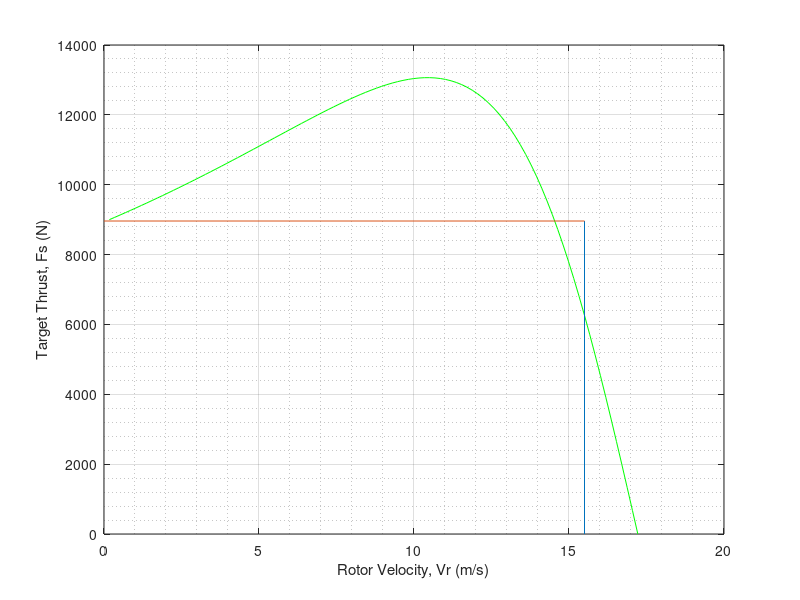
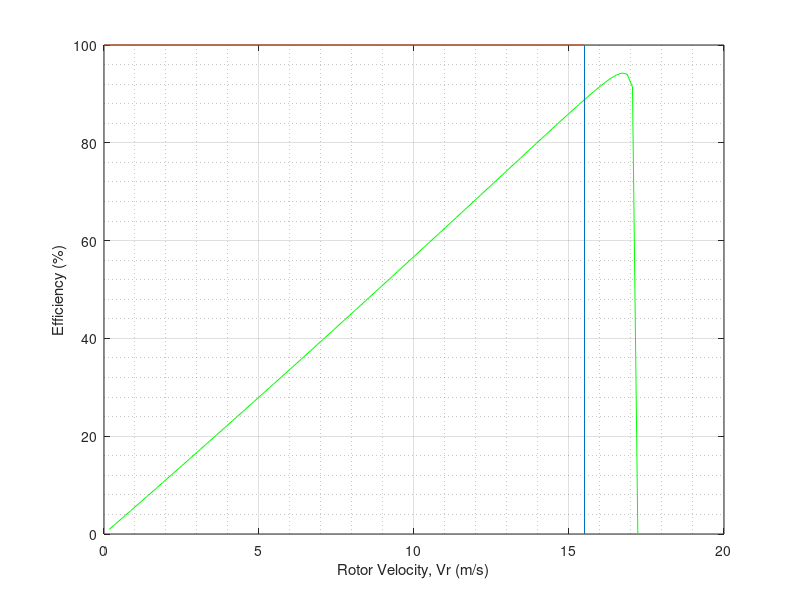

Source code (MATLAB) for these figures, in order:
% SLIM Design Using a Matlab Program
clear all;
clc;

%% Assign necessary constants and parameters
% d = input('Enter Aluminum thickness (in meters) = ');
% m = input('Enter the number of phases = ');
% Vline = input('Enter the primary line to line voltage = ');
% V1 = Vline/sqrt(3);
% f = input('Enter the supply frequency = ');
% p = input('Enter the number of poles = ');
% q1=input('Enter the number of slots per pole per phase= ');
% Srated = input('Enter the rated slip = ');
% Ws = input('Enter the width of the stator = ');

% % Data from the PCP design procedure
% Fsprime = input('Enter the target thrust = ');
% Vr= input('Enter rated rotor velocity = ');       % changed Vcrated to Vr

% d = 0.0105          % Aluminum thickness (m)
% m = 3               % number of phases
% Vline = 75          % primary line to line voltage (V)
% V1 = Vline/sqrt(3)  % 
% f = 400             % supply frequency (Hz)
% p = 6               % number of poles
% q1 = 2              % number of slots per pole per phase
% Srated = 0.05       % rated slip
% Ws = 0.038          % width of the stator (m)
% Fsprime = 800       % target thrust (N)
% Vr = 120       % rated rotor velocity (m/s)

% % Values as per Table 4-2
% d = 0.003           % Aluminum thickness (m)
% m = 3               % Number of phases
% Vline = 480         % Primary line to line voltage (V)
% V1 = Vline/sqrt(3) 	% 
% f = 60              % Supply frequency (Hz)
% p = 4               % Number of poles
% q1 = 1              % Number of slots per pole per phase
% Srated = 0.05       % Rated slip
% Ws = 3.1416         % Width of the stator (m)
% Fsprime = 8171      % Target thrust (N)
% Vr = 15.5      % Rated rotor velocity (m/s)

%% Values as per Table 4-8: SLIM at 10% slip and target thrust of 8611 N

designno = 1;

switch designno
    
    case 1 % Design case 1
        
        % Assign necessary constants and parameters
        mu0 = 4*pi*10^-7    % Permeability of free-space    **GOOD**
        rhow = 19.27*10^-9  % Copper volume resistivity
        rhor = 28.85*10^-9  % Capsule conductor volume resistivity
        btmax = 1.6         % Maximum allowable flux density in tooth (T)
        bymax = 1.3         % Maximum allowable flux density in yoke (T)
%         bymax = 1.9         % Maximum allowable flux density in yoke (T)
        J1 = 6*10^6      % Stator current density (A/m^2)
%         J1 = 2.91*10^6      % Stator current density (A/m^2)
        
        d = 0.003           % Aluminum thickness (m)
        m = 3               % Number of phases	**GOOD**
        Vline = 480         % Primary line to line voltage (V)
        V1 = Vline/sqrt(3) 	% 
        f = 60              % Supply frequency (Hz)
        p = 4               % Number of poles
        q1 = 1              % Number of slots per pole per phase	**GOOD**
        Ws = 3.1416         % Width of the stator (m)	**GOOD**
        
        Srated = 0.10       % Rated slip	**GOOD**
        Fsprime = 8611      % Target thrust (N)	**GOOD**
        Vr = 15.5      % Rated rotor velocity (m/s)
        
        % Data from the PCP design procedure
        Vs = Vr/(1 - Srated)    % Sychronous velocity (m/s)	**GOOD**
        tau = Vs/(2*f)              % Pole pitch	**GOOD**
        lambda = tau/(m*q1)         % Slot pitch    **GOOD**
        Ls = p*tau                  % Stator Length	**GOOD**
        
    case 2

end


for i = 1:30
    
    N1 = p*q1*i;
    ncos0 = 0.2;
    ncos1(i) = 1;
    
    while abs(ncos0 - ncos1(i)) > 0.0001

        I1prime = (Fsprime*Vr)/(m*V1*ncos0);
        Aw = I1prime/J1;
        As = (10*i*Aw)/7;
        ws = lambda/2;
        wt = ws;
        hs = As/ws;
        gm = 0.01;      % Physical air gap
        go = gm + d;
        gamma = (4/pi)*(((ws/(2*go))*atan(ws/(2*go))) - log(sqrt(1 + ((ws/(2*go))^2))));
        kc = lambda/(lambda - gamma*go);
        ge = kc*go;
        kw = sin(pi/(2*m))/(q1*sin(pi/(2*m*q1)));
        G = 2*mu0*f*tau^2/(pi*(rhor/d)*ge);
        a = pi/2;
        ae = a + ge/2;
        Lce = tau;
        beta1 = 1;
        lamda_s = (hs*(1+3*beta1))/(12*ws);
        lamda_e = (0.3*(3*beta1-1)); 
        lamda_d = 5*(ge/ws)/(5 + 4*(go/ws));

        %Equivalent Circuit Components
        R1(i) = rhow*(4*a + 2*Lce)*J1*N1/I1prime;
        a1(i) = lamda_s*(1 + 3/p) + lamda_d;
        b1(i) = lamda_e*Lce;
        X1(i) = 8*mu0*pi*f*((a1(i)*2*a/q1) + b1(i))*N1^2/p;
        Xm(i) = (48*mu0*pi*f*ae*kw*N1^2*tau)/(pi^2*p*ge);
        R2(i) = Xm(i)/G;

        Z(i) = R1(i) + j*X1(i) + ((j*R2(i)*Xm(i))/Srated)/((R2(i)/Srated) + j*Xm(i));

        I1(i) = V1/abs(Z(i));
        I2(i) = j*I1(i)*Xm(i)/(R2(i)/Srated + j*Xm(i));
        Im(i) = I1(i) - I2(i);

        %Actual TLIM Thrust
        Fs(i) = (m*abs(I1(i))^2*R2(i))/(((1/(Srated*G)^2) + 1)*Vs*Srated);
        diff(i) = Fs(i) - Fsprime;
        dmin = min(abs(diff));
        Pout = Fs*Vr;
        Pin = Pout + m*abs(I2(i))^2*R2(i) + m*abs(I1(i))^2*R1(i);
        eta = Pout/Pin;
        PF = cos(angle(Z(i)));
        ncos1(i) = eta*PF;
        ncos0 = (ncos0+ncos1(i))/2;
    end
end

k = 1; 
while dmin~=abs(diff(k))
    k = k + 1;
end

Nc = k;         % Number of turns per slot
N1 = p*q1*Nc;   % Number of turns per phase
Fs = Fs(k);     % Estimated thrust based on Nc (N)
I1 = I1(k);     % 

ncos1 = ncos1(k);

A = [   3	5.8;
        4	5.189;
        5	4.62;
        6	4.1148;
        7	3.665;
        8	3.2639;
        9   2.9057;
        10	2.588   ];

gauge = 0;

% while (gauge < 8)
    
%     gauge = gauge + 1;
    gauge = 5
    pw = 0;
%     r = 0;    % Unused variable
    wt = 1;
    wtmin = 0;
%     g = 0;    % Unused variable
%     r = 0;    % redundant
    
%     while (wt - wtmin) > 0.0152
        
%         r = r + 1;    % Unused variable
%         g = g + 1;    % Unused variable
        wire_d = A(gauge,2);
        pw = pw + 1;
        ws = (wire_d*10^-3*pw) + 2.2*10^-3;
        wt = lambda - ws;
        Aw = pw*pi/4*wire_d^2*1e-6;
        As = (10*Nc*Aw)/7;
        hs = As/ws;
        gm = 0.01;
        go = gm + d;
        gamma = (4/pi)*(((ws/(2*go))*atan(ws/(2*go))) - log(sqrt(1 + ((ws/(2*go))^2))));
        kc = lambda/(lambda - gamma*go);
        ge = kc*go;
        G = 2*mu0*f*tau^2/(pi*(rhor/d)*ge);
        kw = sin(pi/(2*m))/(q1*sin(pi/(2*m*q1)));
        a = pi/2;
        ae = a + ge/2;
        Lce = tau;
        beta1 = 1;
        lamda_s = (hs*(1 + 3*beta1))/(12*ws);
        lamda_e = (0.3*(3*beta1 - 1));
        lamda_d = 5*(ge/ws)/(5 + 4*(go/ws));

        %Equivalent Circuit Components
        R1 = rhow*(4*a + 2*Lce)*J1*N1/I1prime;
        a1 = lamda_s*(1 + 3/p)+lamda_d;
        b1 = lamda_e*Lce;
        X1 = 8*mu0*pi*f*((a1*2*a/q1) + b1)*N1^2/p;
        Xm = (48*mu0*pi*f*ae*kw*N1^2*tau)/(pi^2*p*ge);
        R2 = Xm/G;
        Z = R1 + j*X1 + (R2/Srated*j*Xm)/(R2/Srated + j*Xm);
        I1 = V1/abs(Z);
        I2 = j*I1*Xm/(R2/Srated + j*Xm);
        Im = I1-I2;
        wtmin = 2*sqrt(2)*m*kw*N1*abs(Im)*mu0*lambda/(pi*p*ge*btmax);
%     end
    
    hy = 4*sqrt(2)*m*kw*N1*abs(Im)*mu0*Ls/(pi*pi*p*p*ge*bymax);
    para_wires(gauge) = pw;
    slot_width(gauge) = ws; 
    tooth_width(gauge) = wt;
    min_toothwidth(gauge) = wtmin;
    height_slot(gauge) = hs;
    Area_wire(gauge) = Aw;
    Area_slot(gauge) = As;
    Num_c(gauge) = Nc;
    Num_1(gauge) = N1;
    Sta_I(gauge) = I1;
    gap_e(gauge) = ge;
    current_den(gauge) = abs(I1)/Aw;
    height_yoke(gauge) = 4*sqrt(2)*m*kw*N1*(Im)*mu0*Ls/(pi*pi*p*p*ge*bymax);
    final_thrust(gauge) = (m*abs(I1)^2*R2)/(((1/(Srated*G)^2) + 1)*Vs*Srated);
    output(gauge) = final_thrust(gauge)*Vr;
    input(gauge) = output(gauge) + m*abs(I2)^2*R2 + m*abs(I1)^2*R1;
    efficiency(gauge) = output(gauge)/input(gauge);
    difference(gauge) = final_thrust(gauge) - Fsprime;
    diffmin(gauge) = min(abs(difference));
    
% end

kk = min(diffmin);
jj = 1;

while kk ~= abs(diffmin(jj))
    
    jj = jj + 1;
    
end

best_wiregauge = A(jj,1)

%$$$ To Generate the Characteristic curves $$$

vel_sta = 17.22; 
slip = 0.1;
e = 1;

for slip = 0.000001:0.01:1
    
    vel_rot(e) = vel_sta*(1 - slip);
    impz(e) = R1 + j*X1 + (R2/slip*j*Xm)/(R2/slip + j*Xm);
    i1(e) = V1/abs(impz(e));
    i2(e) = j*i1(e)*Xm/(R2/slip + j*Xm);
    im(e) = i1(e) - i2(e);
    Force(e) = (m*(abs(i1(e)))^2*R2)/(((1/(slip*G)^2) + 1)*vel_sta*slip);
    out_pow(e) = Force(e)*vel_rot(e);
    in_pow(e) = out_pow(e) + m*abs(i2(e))^2*R2 + m*abs(i1(e))^2*R1;
    eff(e) = out_pow(e)/in_pow(e);
    e = e + 1;
    
end

figure(1)
plot(vel_rot,Force,'green')
hold on
grid on
grid minor
ylabel('Target Thrust, Fs (N)')
xlabel('Rotor Velocity, Vr (m/s)')
% plot([15.5 15.5],[0,Fs])
plot([Vr Vr],[0,Fs])
hold on;
% plot([0 15.5],[Fs Fs]);
plot([0 Vr],[Fs Fs]);
hold on;

figure(2);
plot(vel_rot,eff*100,'green');
hold on;
plot([15.5 15.5],[0 eta*100]);
hold on;
plot([0 15.5],[eta*100,eta*100]);
hold on;
grid on
grid minor
ylabel('Efficiency (%)')
xlabel('Rotor Velocity, Vr (m/s)')
